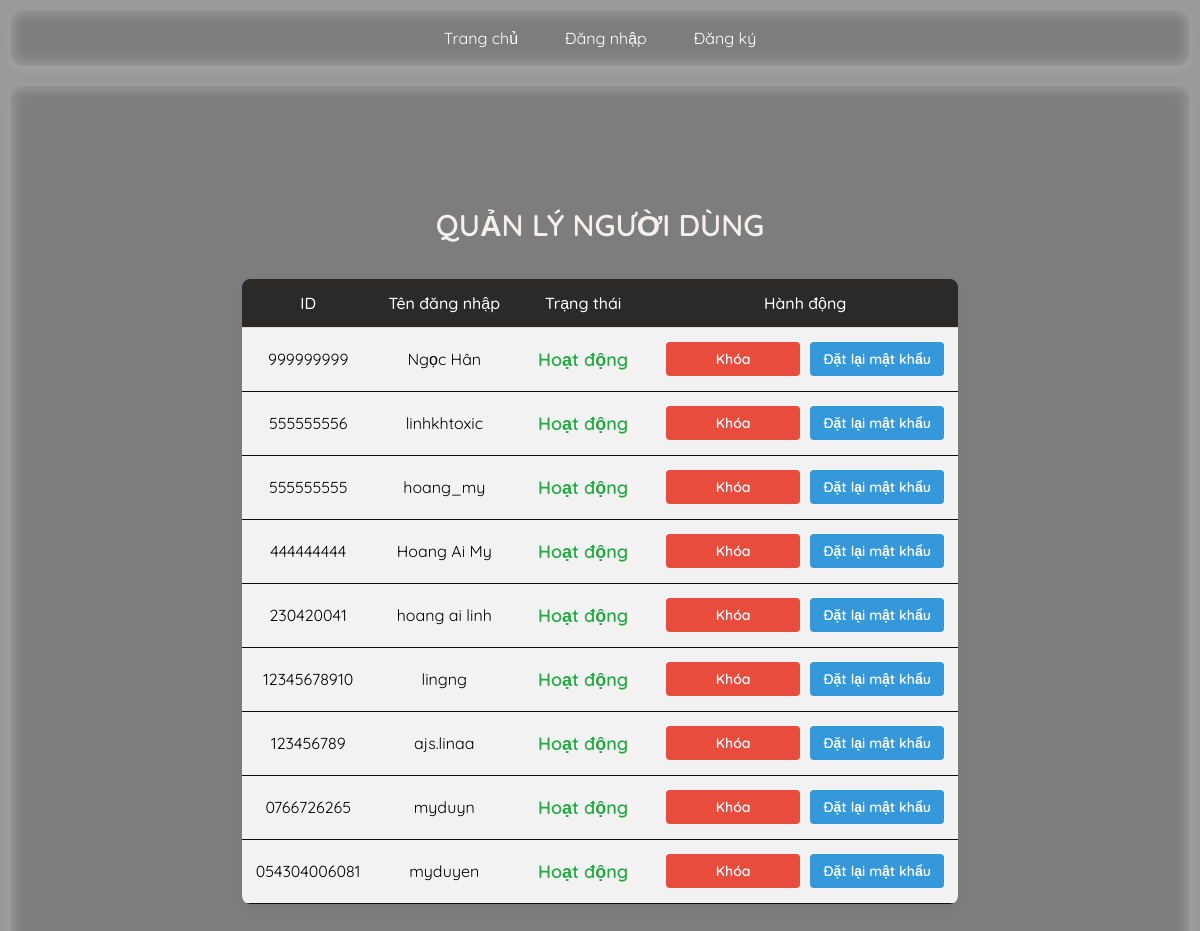
Screenshot of /admin (signed in) with the database file from the repository.
### tables this page shows
CREATE TABLE users (
            user_id TEXT PRIMARY KEY NOT NULL UNIQUE,
            username TEXT NOT NULL UNIQUE,
            password TEXT,
            role TEXT DEFAULT 'user',
            is_blocked INTEGER DEFAULT 0
        );

### app.py (the view)
@app.route('/admin')
def admin():
    if session.get('role') != 'admin':
        flash("Truy cập trái phép!", "danger")
        return redirect(url_for('home'))
    page_admin = request.args.get('page_admin', 1, type=int)
    per_page = 10  # 10 user mỗi trang
    offset_user = (page_admin - 1) * per_page
    with sqlite3.connect(DATABASE) as conn:
        c = conn.cursor()
        c.execute("SELECT COUNT(*) FROM posts WHERE username != ?", (session['username'],))
        total_user_posts = c.fetchone()[0]
        total_user_pages = (total_user_posts + per_page - 1) // per_page
        c.execute("SELECT * FROM users WHERE username != ? ORDER BY user_id DESC LIMIT ? OFFSET ?",
                  (session['username'], per_page, offset_user))
        users = c.fetchall()
    return render_template('admin.html', users=users,
                           page_admin=page_admin,
                           total_user_pages=total_user_pages,)

### templates/admin.html (shortened to what this page needs)
{% extends "base.html" %}
{% block content %}
<div class="admin-container">
    <h2 class="title">QUẢN LÝ NGƯỜI DÙNG</h2>
    <table class="user-table">
        <thead>
            <tr>
                <th>ID</th>
                <th>Tên đăng nhập</th>
                <th>Trạng thái</th>
                <th>Hành động</th>
            </tr>
        </thead>
        <tbody>
            {% for user in users %}
            <tr>
                <td>{{ user[0] }}</td>
                <td>{{ user[1] }}</td>
                <td>
                    <span class="status {{ 'blocked' if user[4] == 1 else 'active' }}">
                        {{ "Bị khóa" if user[4] == 1 else "Hoạt động" }}
                    </span>
                </td>
                <td>
                    <div class="action-buttons">
                        {% if user[4] == 1 %}
                            <a href="{{ url_for('unblock_user', username=user[1]) }}" class="button unblock">Mở khóa</a>
                        {% else %}
                            <a href="{{ url_for('block_user', username=user[1]) }}" class="button block">Khóa</a>
                        {% endif %}
                        <a href="{{ url_for('reset_password', username=user[1]) }}" class="button reset">Đặt lại mật khẩu</a>
                    </div>
                </td>
            </tr>
            {% endfor %}
        </tbody>
    </table>
</div>
{% endblock %}

### static/style.css (style rules this page uses)
body { font-family: 'Quicksand', sans-serif; margin: 0; padding: 0; background: url('https://i.pinimg.com/736x/f0/36/60/f03660c59e833d273f4557d920be3e40.jpg') center/cover no-repeat fixed; color: #fff; display: flex; flex-direction: column; min-height: 100vh; opacity: 0; animation: fadeIn 1s ease-in forwards; }
body::before { content: ""; position: fixed; top: 0; left: 0; width: 100%; height: 100%; background: rgba(0, 0, 0, 0.4); z-index: -1; }
.title { text-align: center; font-size: 26px; font-weight: bold; margin-bottom: 20px; color: white; background: #007BFF; padding: 10px; border-radius: 8px; }
.user-table { width: 80%; margin: 0 auto; border-collapse: collapse; background: rgba(255, 255, 255, 0.9); border-radius: 10px; overflow: hidden; box-shadow: 0 4px 10px rgba(0, 0, 0, 0.1); }
.user-table thead { background: #007BFF; color: white; }
.user-table th, .user-table td { padding: 12px; text-align: center; border-bottom: 1px solid #ddd; }
.user-table td:first-child, .user-table td:nth-child(2) { color: black; }
.status { font-weight: bold; padding: 8px; border-radius: 5px; }
.status.active { color: green; }
.button { padding: 8px 12px; border-radius: 6px; text-decoration: none; font-weight: bold; display: inline-block; transition: 0.3s; }
.button.block { background: #dc3545; color: white; }

### templates/admin.html (style rules this page uses)
body { font-family: 'Quicksand', sans-serif; color: #333; }
.admin-container { max-width: 1000px; margin: 40px auto; padding: 20px; }
.title { text-align: center; font-size: 30px; font-weight: 600; color: #f5f0f0; padding: 15px; background: none; }
.user-table { width: 100%; border-collapse: collapse; background: rgba(255, 255, 255, 0.9); border-radius: 8px; overflow: hidden; box-shadow: 0 4px 10px rgba(0, 0, 0, 0.05); }
.user-table th { background: #2c2929; font-weight: 500; padding: 14px; text-align: center; }
.user-table td { padding: 14px; text-align: center; border-bottom: 1px solid #0e0d0d; word-wrap: break-word; }
.status { font-weight: 600; font-size: 18px; padding: 6px 10px; border-radius: 5px; display: inline-block; }
.status.active { color: #28a745; }
.action-buttons { display: flex; justify-content: center; align-items: center; gap: 10px; flex-wrap: wrap; }
.button { min-width: 110px; padding: 8px 12px; font-size: 14px; border-radius: 4px; text-align: center; font-weight: 600; white-space: nowrap; }
.button.block { background: #e74c3c; color: white; }
.button.reset { background: #3498db; color: white; }

### rows the page displays
users: user_id "999999999", username "Ngọc Hân", is_blocked "Hoạt động"
users: user_id "555555556", username "linhkhtoxic", is_blocked "Hoạt động"
users: user_id "555555555", username "hoang_my", is_blocked "Hoạt động"
users: user_id "444444444", username "Hoang Ai My", is_blocked "Hoạt động"
users: user_id "230420041", username "hoang ai linh", is_blocked "Hoạt động"
users: user_id "12345678910", username "lingng", is_blocked "Hoạt động"
users: user_id "123456789", username "ajs.linaa", is_blocked "Hoạt động"
users: user_id "0766726265", username "myduyn", is_blocked "Hoạt động"
users: user_id "054304006081", username "myduyen", is_blocked "Hoạt động"
